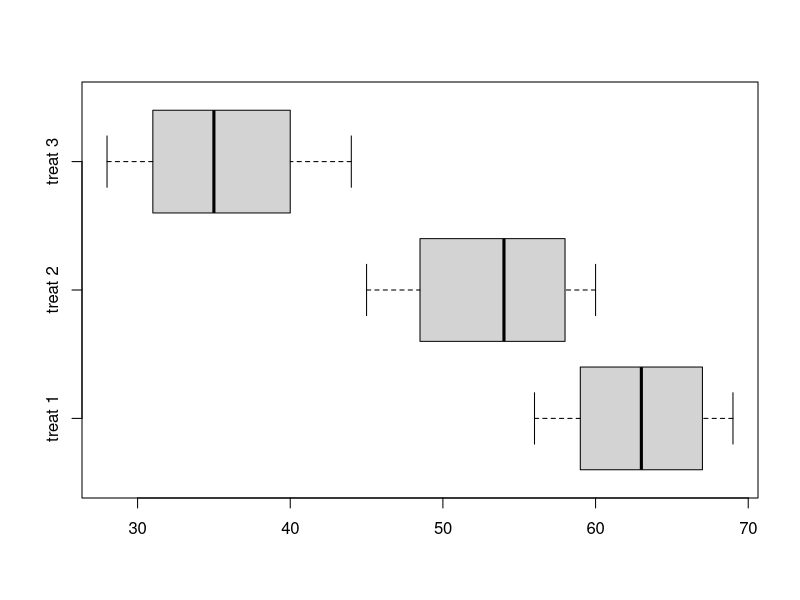
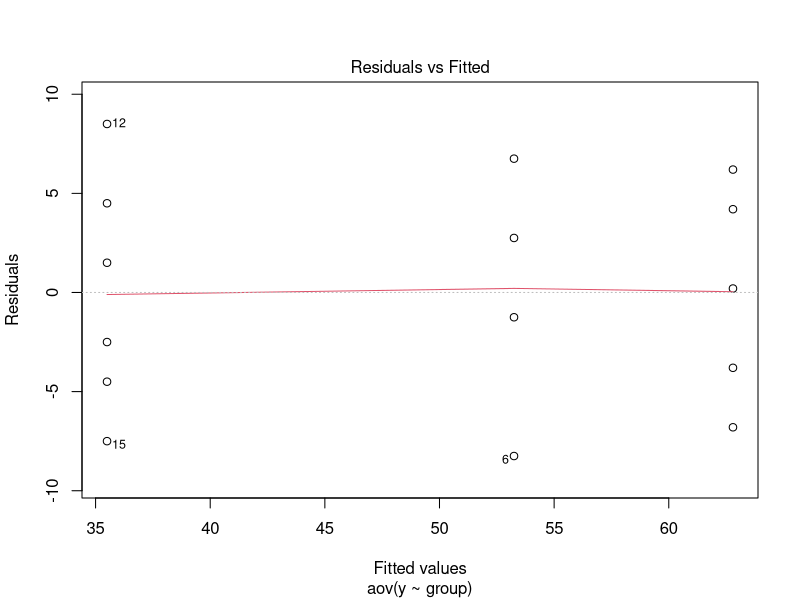
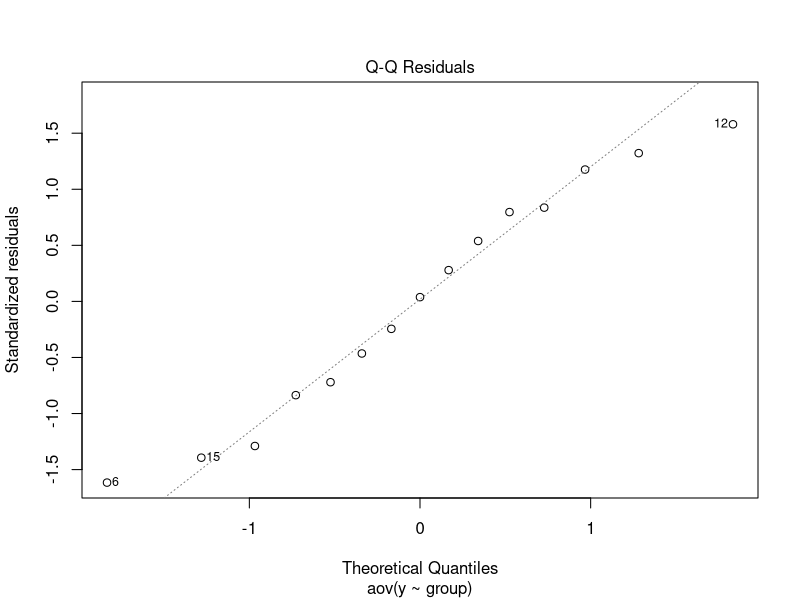
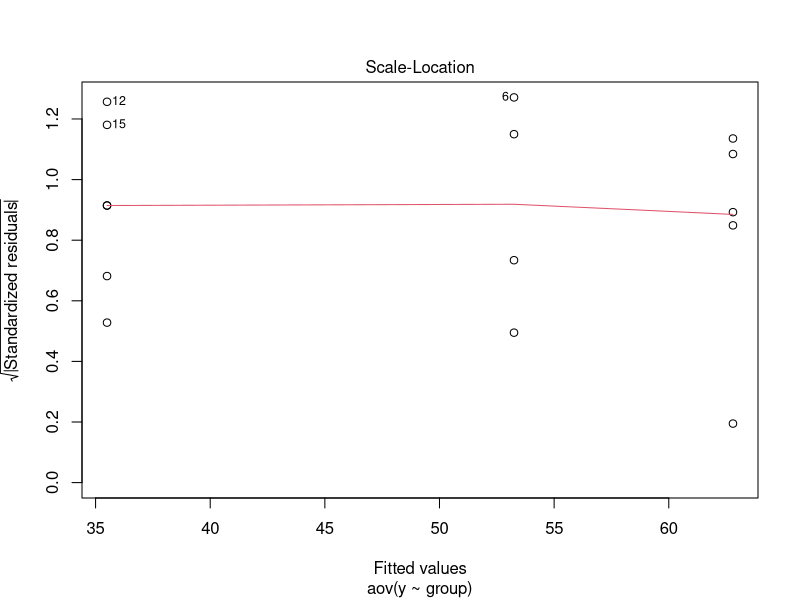
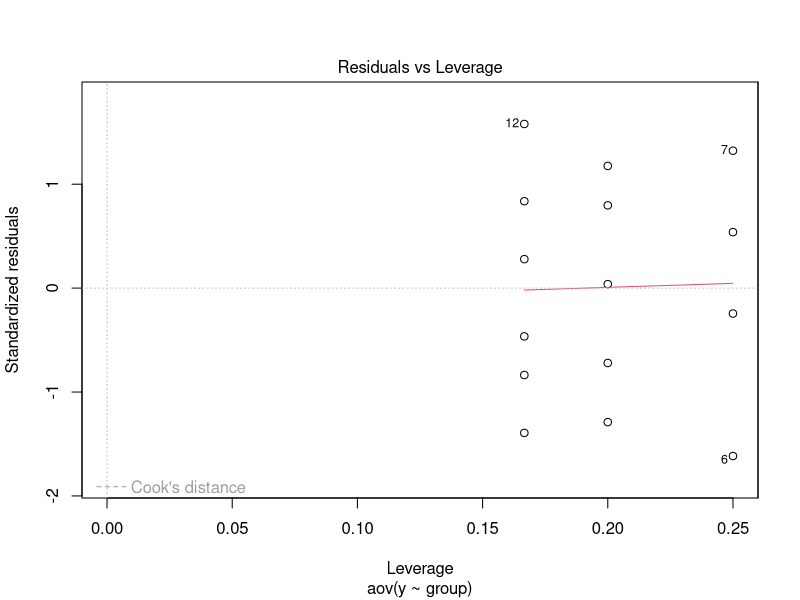
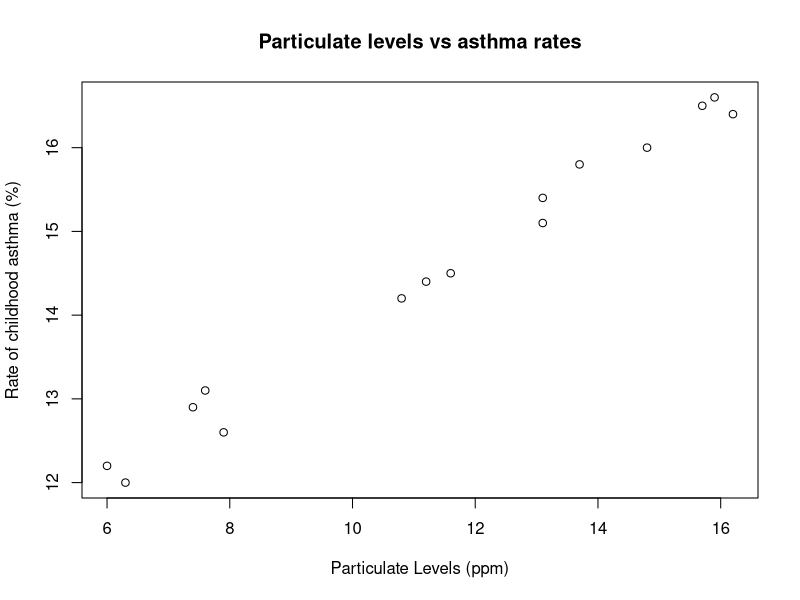
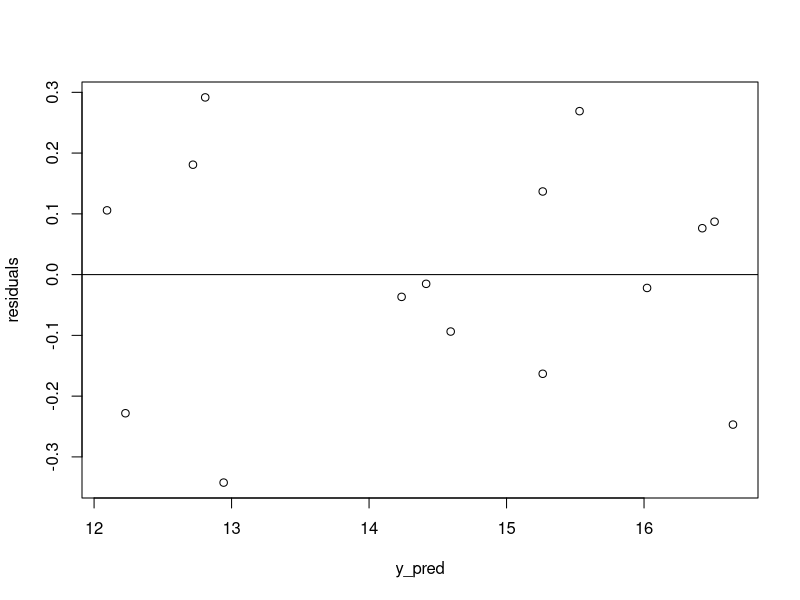
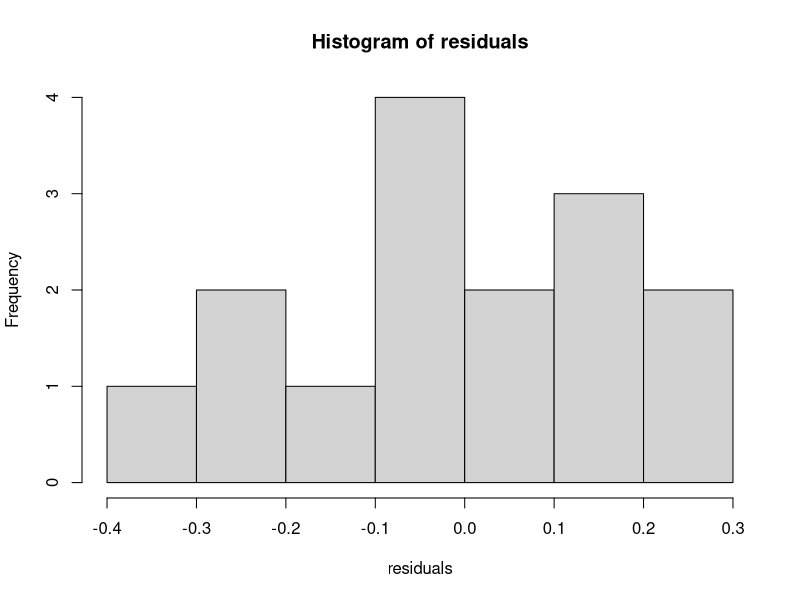

Here is the R script that generated these plots, in order:
## ---- chunk 1
knitr::opts_chunk$set(echo = TRUE)
## ---- chunk 2
treat1 = c(63, 56, 69, 59, 67)
treat2 = c(45, 60, 52, 56)
treat3 = c(31, 40, 44, 33, 37, 28)
## ---- chunk 3
boxplot(treat1, treat2, treat3, horizontal = TRUE, names = c("treat 1", "treat 2", "treat 3"))
## ---- chunk 4
mean(treat1)
mean(treat2)
mean(treat3)
mean(c(treat1, treat2, treat3))
## ---- chunk 5
sd(treat1)
sd(treat2)
sd(treat3)
sd(c(treat1, treat2, treat3))
## ---- chunk 6
samples = c(treat1, treat2, treat3)
groups = c(1,1,1,1,1, 2,2,2,2, 3,3,3,3,3,3)
data = data.frame(y = samples, group = factor(groups))
#aov (Response ~ Predictor)
aov = aov(y~group, data=data)
summary(aov) #ANOVA table
## ---- chunk 7
plot(aov)
## ---- chunk 8
qtukey(p=0.95, nmeans=3, df=12)/sqrt(2)

# treat1 vs treat2
53.25-62.8+2.667864*sqrt((34.8*(1/5+1/4) ))
53.25-62.8-2.667864*sqrt((34.8*(1/5+1/4) ))
# treat1 vs treat3
35.5-62.8+2.667864*sqrt((34.8*(1/5+1/6) ))
35.5-62.8-2.667864*sqrt((34.8*(1/5+1/6) ))
# treat2 vs treat3
35.5-53.25+2.667864*sqrt((34.8*(1/4+1/6) ))
35.5-53.25-2.667864*sqrt((34.8*(1/4+1/6) ))
## ---- chunk 9
TukeyHSD(aov)
## ---- chunk 10
kruskal.test(y~group, data=data)
## ---- chunk 11
wilcox.test(treat2, treat1, exact = FALSE)
wilcox.test(treat3, treat1, exact = FALSE)
wilcox.test(treat3, treat2, exact = FALSE)
0.0851*6
0.008113*6
0.01421*6
## ---- chunk 12
asthma = read.csv("asthma.csv")
plot(x=asthma$particulate, y=asthma$asthma, xlab = "Particulate Levels (ppm)", ylab = "Rate of childhood asthma (%)", main = "Particulate levels vs asthma rates")
## ---- chunk 13
cor(asthma$particulate, asthma$asthma)
## ---- chunk 14
asthma.lm <- lm(asthma~particulate, data=asthma)
summary(asthma.lm)
## ---- chunk 15
x_vals = asthma$particulate
y_pred = 9.41626+0.44633*x_vals

residuals = asthma$asthma-y_pred

plot(x=y_pred, y=residuals)
abline(h=0)
hist(residuals)
qqnorm(residuals)
qqline(residuals)
## ---- chunk 16
which.max(abs(residuals)) # index of the max value
residuals[4]
asthma$particulate[4]
asthma$asthma[4]

9.41626 + 0.4463284*7.9
12.6-12.94225
